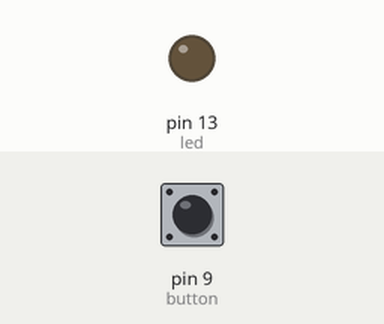
This sketch was run on a simulated Arduino Uno, built with avr-gcc and run on an emulated ATmega328P. Parts: output pins drawn as LEDs (lit = HIGH). The test bench sets the inputs (shaded band); at power-on: pin 9 (button) LOW.

Above: at 1.2 s.
1.3 s: pin 9 (button) pulled HIGH for 0.15 s
At 1.8 s:
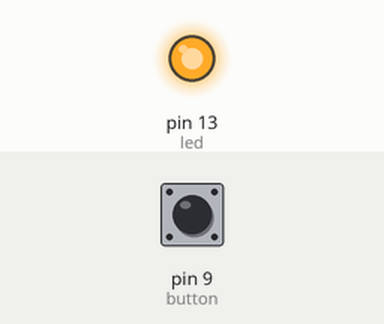
2.9 s: pin 9 (button) pulled HIGH for 1 s
At 3.02 s:
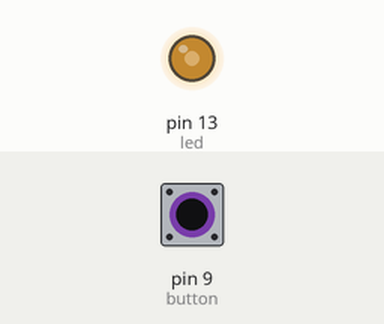
Timing chart, 0 to 5.9 s (numbered marks = the images above; inputs shaded):
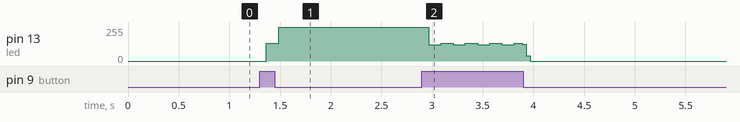

Measured:
- after the input at 1.3 s, pin 13 (led): 0/255 → 133/255 after 0.07 s, → 255/255 0.12 s later
- after the input at 2.9 s, pin 13 (led): 255/255 → 122/255 after 0.07 s, → 133/255 0.12 s later, → 122/255 0.12 s later, → 133/255 0.12 s later, … (11 changes in this stretch)

The sketch:

Knopka_c_Zalipaniem.ino
```cpp
#define led 13 // светодиод
#define button 9 // кнопка
// переменные для кнопки
bool push; // состояние в настоящий маомент времени
bool lastPush; // прошлый момент времени
bool permition; // итоговое значение

void setup() {
 pinMode(led,OUTPUT);
 pinMode(button,INPUT);

}

void loop() {
  push = digitalRead(button); //чтение кнопки
  delay(5);

  if((push == true) && (lastPush == false)) //если кнопка нажата в настоящий момент времени
  {
    permition = !permition; // изменяем значение
  }
  push = lastPush;

  if(permition == true) //если есть разрешение то включаем светодиод
  {
     digitalWrite(led,HIGH);
  }
  else
  {
    digitalWrite(led,LOW);
  }
  Serial.print("Znachenie knopki: ");
  Serial.println(permition);
}
```
